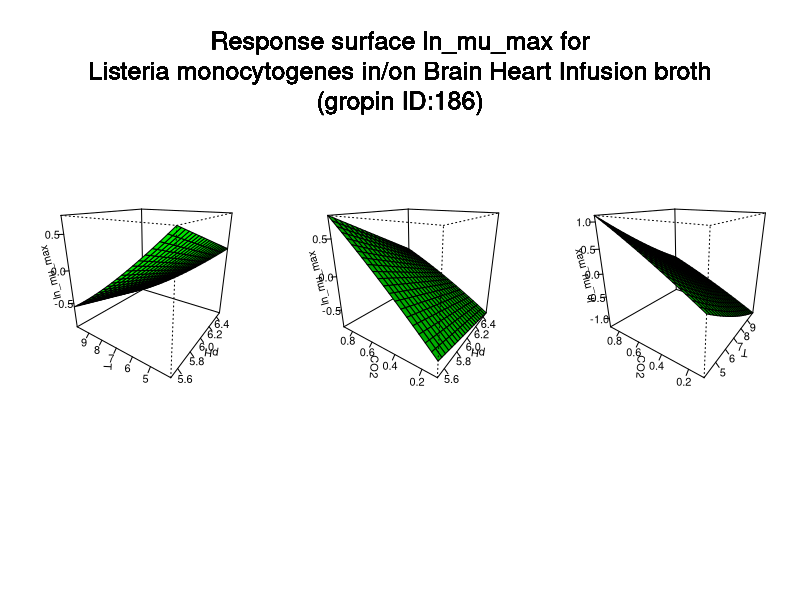

Reproduce this figure in R.
#############################
# start of Parameter script
#############################
pH <- seq(5.5055,6.49350649350649,length.out=21)
T <- seq(4.004,9.99000999000999,length.out=21)
CO2 <- seq(0.1001,0.899100899100899,length.out=21)
#############################
# end of Parameter script
#############################
############################# 
# start of Model script Gropin ID 186 
#############################
 
# constant coefficients for this model
a1 <- 2.9465
a2 <- -0.3604
a3 <- -0.47420000000000001
a4 <- 5.6668
a5 <- 0.03049
a6 <- -0.6344
a7 <- -0.03586
a8 <- 0.0076
a9 <- -0.2589
 
variables <- data.frame(pH,T,CO2)
argumentsPar <- expand.grid(variables)
 
# heart of the model
response_surface <- function(pH,T,CO2) {
   mumax <-a1+(a2*pH)+(a3*T)+(a4*CO2)+(a5*pH*T)+(a6*pH*CO2)+(a7*T*CO2)+(a8*(T^2))+(a9*(CO2^2))

return(mumax=mumax)
} 

# output parameters
responseSurface <- cbind(argumentsPar,response_surface(argumentsPar['pH'],argumentsPar['T'],argumentsPar['CO2']))
colnames(responseSurface) <- c(colnames(argumentsPar),'lnmumax')
#############################
# End of Model script
#############################
############################# 
# start of Visualisation script Gropin ID 186 
#############################
argPar1 <- expand.grid(pH,T)
argPar2 <- expand.grid(pH,CO2)
argPar3 <- expand.grid(T,CO2)
z1 <- matrix(unlist(response_surface(argPar1[1],argPar1[2],CO2[10])),nrow=21)
z2 <- matrix(unlist(response_surface(argPar2[1],T[10],argPar2[2])),nrow=21)
z3 <- matrix(unlist(response_surface(pH[10],argPar3[1],argPar3[2])),nrow=21)
par(mfrow = c(1,3))
persp(pH,T,z1,col = 'green',xlab='pH',ylab='T',zlab='ln_mu_max',theta=305,phi=20,shade=0.25,ticktype = 'detailed')
persp(pH,CO2,z2,col = 'green',xlab='pH',ylab='CO2',zlab='ln_mu_max',theta=305,phi=20,shade=0.25,ticktype = 'detailed')
persp(T,CO2,z3,col = 'green',xlab='T',ylab='CO2',zlab='ln_mu_max',theta=305,phi=20,shade=0.25,ticktype = 'detailed')
mtext('Response surface ln_mu_max for
Listeria monocytogenes in/on Brain Heart Infusion broth
(gropin ID:186)',outer=T,  cex=1.5, line=-8.5, side=3)
#############################
# End of Visualisation script
#############################
